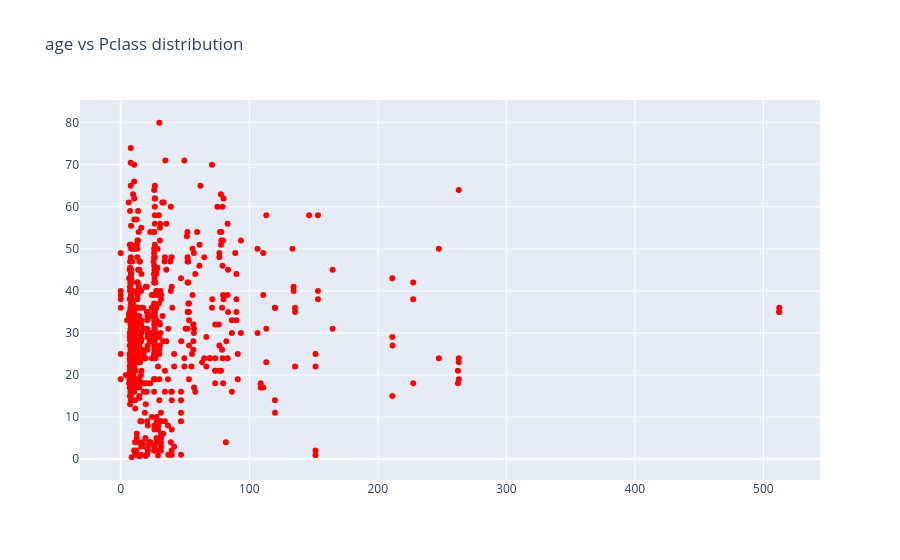

Write notebook code for a chart like this one.
### Code cell
trace = go.Scatter(x=data['Fare'],
               y=data['Age'],
               mode='markers',
               marker={'color':'red'})
layout = go.Layout(title="age vs Pclass distribution")
fig = go.Figure(data=trace,layout = layout)
fig.show()
.

### Figure 1 — Plotly figure (JSON) as saved in the notebook; plotly's stock layout.template omitted (floating-point values rounded to 4 significant figures; data arrays with more than 128 entries replaced by an {"elided": "..."} marker saying what was removed)
{"data": [{"marker": {"color": "red"}, "mode": "markers", "type": "scatter", "x": {"elided": "891 float values"}, "y": {"elided": "891 float values"}}], "layout": {"title": {"text": "age vs Pclass distribution"}}}
